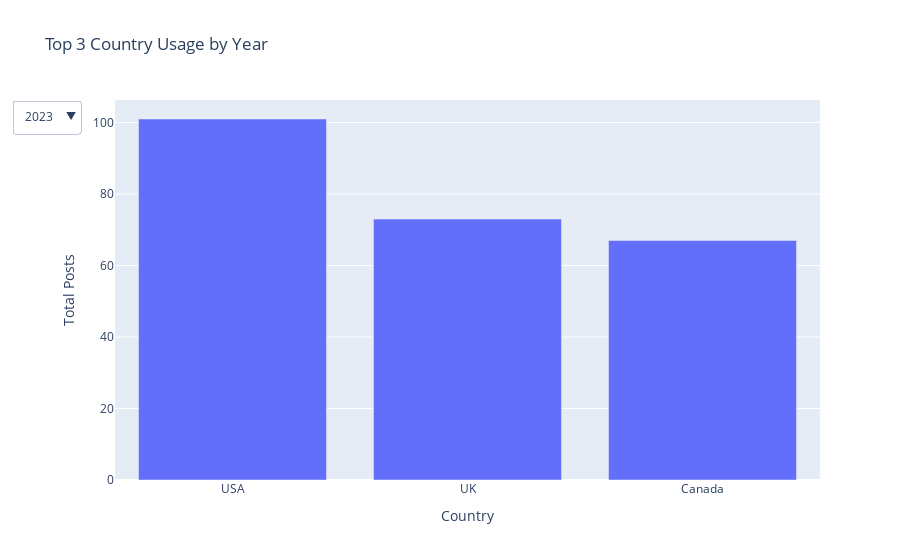

This figure's notebook cell:
### Code cell
# Add traces for each year
fig.add_trace(go.Bar(
        x=countries_2023,
        y=counts_2023,
        name='2023',
        visible=True
    ))
fig.add_trace(go.Bar(
        x=countries_2022,
        y=counts_2022,
        name='2022',
        visible=False
    ))
fig.add_trace(go.Bar(
        x=countries_2021,
        y=counts_2021,
        name='2021',
        visible=False
    ))
# Update layout with dropdown menu
fig.update_layout(
    title='Top 3 Country Usage by Year',
    xaxis_title='Country',
    yaxis_title='Total Posts',
    updatemenus=[
        {
            'buttons': [
                {
                    'label': '2023',
                    'method': 'update',
                    'args': [{'visible': [True, False, False]}]
                },
                {
                    'label': '2022',
                    'method': 'update',
                    'args': [{'visible': [False, True, False]}]
                },
                {
                    'label': '2021',
                    'method': 'update',
                    'args': [{'visible': [False, False, True]}]
                }
            ],
            'direction': 'down',
            'showactive': True
        }
    ]
)
fig.show()

### Figure 1 — Plotly figure (JSON) as saved in the notebook; plotly's stock layout.template omitted (floating-point values rounded to 4 significant figures)
{"data": [{"name": "2023", "type": "bar", "visible": true, "x": ["USA", "UK", "Canada"], "y": [101, 73, 67]}, {"name": "2022", "type": "bar", "visible": false, "x": ["Australia", "Canada", "USA"], "y": [13, 11, 9]}, {"name": "2021", "type": "bar", "visible": false, "x": ["Canada", "USA", "India"], "y": [20, 14, 7]}], "layout": {"title": {"text": "Top 3 Country Usage by Year"}, "updatemenus": [{"buttons": [{"args": [{"visible": [true, false, false]}], "label": "2023", "method": "update"}, {"args": [{"visible": [false, true, false]}], "label": "2022", "method": "update"}, {"args": [{"visible": [false, false, true]}], "label": "2021", "method": "update"}], "direction": "down", "showactive": true}], "xaxis": {"title": {"text": "Country"}}, "yaxis": {"title": {"text": "Total Posts"}}}}
